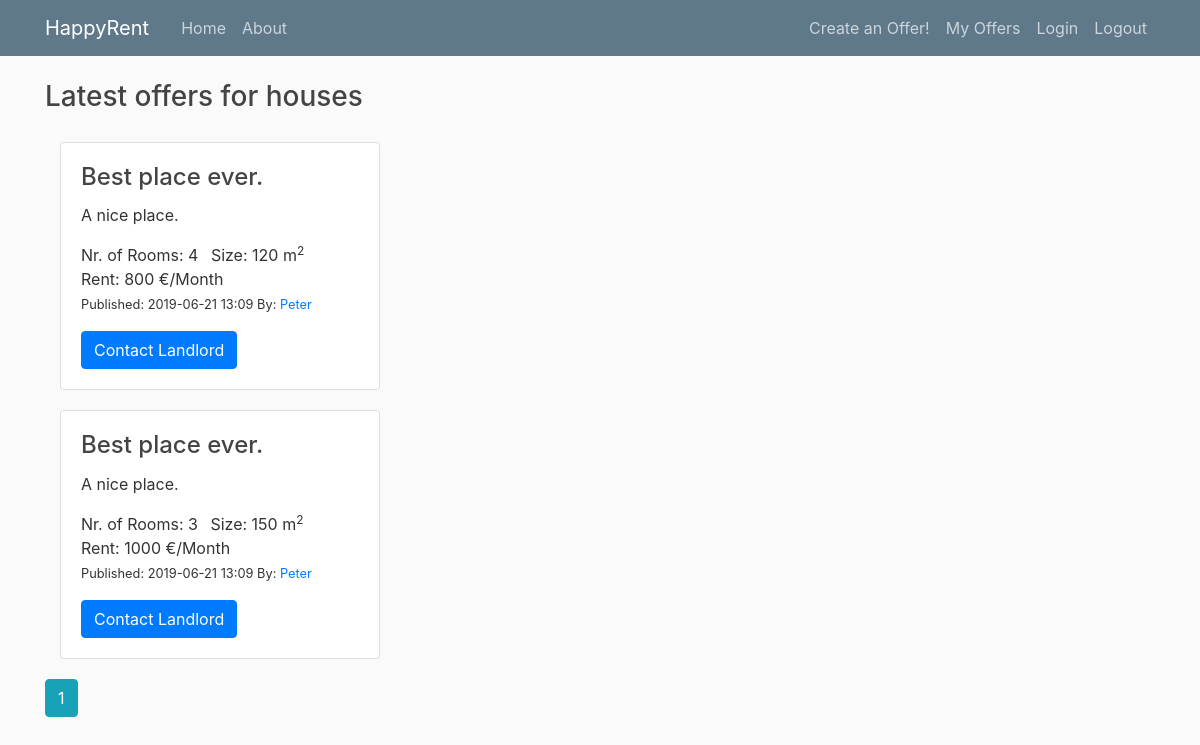
Page /houses on the earlier database version.
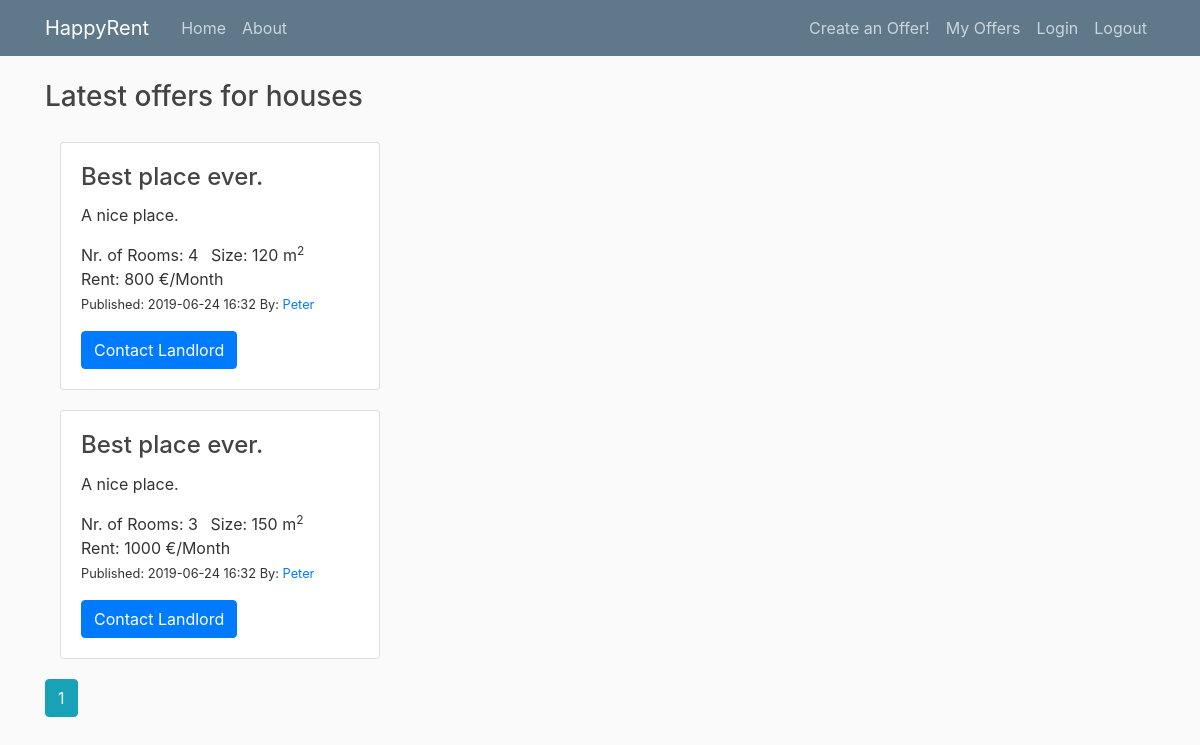
Same page on the later database version.
### property_project/db_models.py (models this page shows, shortened)
class PropertyItem(db.Model):
    __tablename__ = 'property_item'
    id = db.Column(db.Integer, primary_key=True)
    title = db.Column(db.String(100), nullable=False,
                      default="Best place ever.")
    date_posted = db.Column(db.DateTime, nullable=False,
                            default=datetime.datetime.utcnow)
    description = db.Column(db.String(250), default="A nice place.")
    rent = db.Column(db.Integer)  # (db.Numeric(6,2))
    rooms = db.Column(db.Integer, default=1)  # default=set_default_rooms
    size = db.Column(db.Integer)  # (db.Numeric(6,1))
    property_id = db.Column(db.Integer, ForeignKey('property_type.id'))
    property_type = db.relationship('PropertyType')
    user_id = db.Column(db.Integer, db.ForeignKey('user.id'), nullable=False)

class User(db.Model, UserMixin):
    __tablename__ = 'user'
    id = db.Column(db.Integer, primary_key=True)
    username = db.Column(db.String(20), unique=True, nullable=False)
    properties = db.relationship('PropertyItem', backref='author', lazy=True)

### property_project/routes.py (the view)
@app.route("/houses")
def show_houses():
    page = request.args.get('page', 1, type=int)  # starting page
    houses = PropertyItem.query.join(PropertyItem.property_type, aliased=True)\
        .filter_by(type='house')\
        .order_by(PropertyItem.date_posted.desc())\
        .paginate(page=page, per_page=2)
    return render_template('houses.html', houses=houses)

### property_project/templates/houses.html
{% extends "layout.html" %}
{% block content %}
<h3>Latest offers for houses</h3>
<div class="gap-20"></div>
<div class="card-deck-wrapper">
    <div class="card-deck">
        <div class="col-md-6">
            {% for house in houses.items %}
            <div class="card">
                <div class="card-body">
                    <h4 class="card-title">{{ house.title }}</h4>
                    <p class="card-text">{{ house.description }}</p>
                    <ul class="list-inline">
                        <li class="list-inline-item">Nr. of Rooms: {{ house.rooms }} </li>
                        <li class="list-inline-item">Size: {{ house.size }} m<sup>2</sup></li>
                        <li class="list-inline-item">Rent: {{ house.rent }} €/Month</li>
                        <small>
                            <li class="list-inline-item">Published: {{ house.date_posted.strftime('%Y-%m-%d %H:%M') }} </li>
                        </small>
                        <small>
                            <li class="list-inline-item">By:
                                <a class="mr-2" href="{{ url_for('user_items', username=house.author.username) }}">
                                    {{ house.author.username }}
                                </a>
                            </li>
                        </small>
                    </ul>
                    <a href="#" class="btn btn-primary stretched-link">Contact Landlord</a>
                </div>
            </div>
            <div class="gap-20"></div>
            {% endfor %}
            {% for page_num in houses.iter_pages(left_edge=1, right_edge=1, left_current=1, right_current=2) %}
                {% if page_num %}
                    {% if houses.page == page_num %}
                    <a class="btn btn-info mb-4" href="{{ url_for('show_houses', page=page_num) }}">{{ page_num }}</a>
                    {% else %}
                    <a class="btn btn-outline-info mb-4" href="{{ url_for('show_houses', page=page_num) }}">{{ page_num }}</a>
                    {% endif %}
                {% else %}
                ...
                {% endif %}
            {% endfor %}
        </div>
    </div>
</div>
{% endblock content %}

Differences in the rows shown:
changed PropertyItem (number 1 of 2 on the later page): date_posted "2019-06-21 13:09" → "2019-06-24 16:32"
changed PropertyItem (number 2 of 2 on the later page): date_posted "2019-06-21 13:09" → "2019-06-24 16:32"
